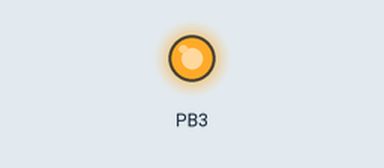
A program run on a simulated ATmega16, built with avr-gcc and emulated at 12 MHz. On the bench: output pins drawn as LEDs (lit = HIGH).

Above: at 0.05 s.
At 1.5 s:
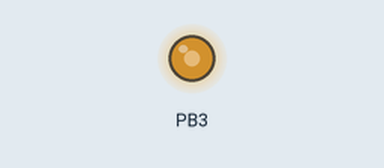
At 3.0 s:
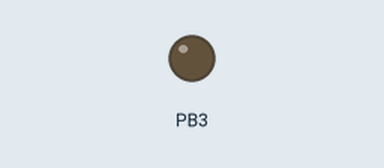
Timing chart, 0 to 6.9 s (numbered marks = the images above):
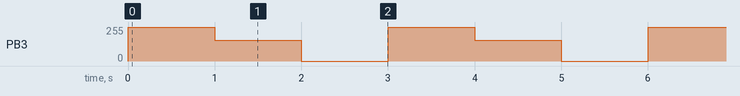

The program:

GccApplication2.c
```c
/*
 * GccApplication2.c
 *
 * Created: 06-03-2016 22:32:17
 *  Author: Viv_1
 */


#define F_CPU 12000000UL
#include <avr/io.h>
#include <util/delay.h>
#include <math.h>

void main()
{

	int i=0;
	DDRB |= (1<<PB3);
	// Insert code

	TCCR0|=(1<<WGM00)|(1<<WGM01)|(1<<CS00)|(1<<COM01); //Initializing fast pwm (non-inverting mode.)

	OCR0=0;
	while(1){
		OCR0 = 255;
		_delay_ms(1000);
		OCR0 = 155;
		_delay_ms(1000);
		OCR0 = 0;
		_delay_ms(1000);

	}


}
```

Measured:
- by itself, PB3: repeats every 3.0 s: 155/255 1.0 s, 0/255 1.0 s, 255/255 1.0 s
